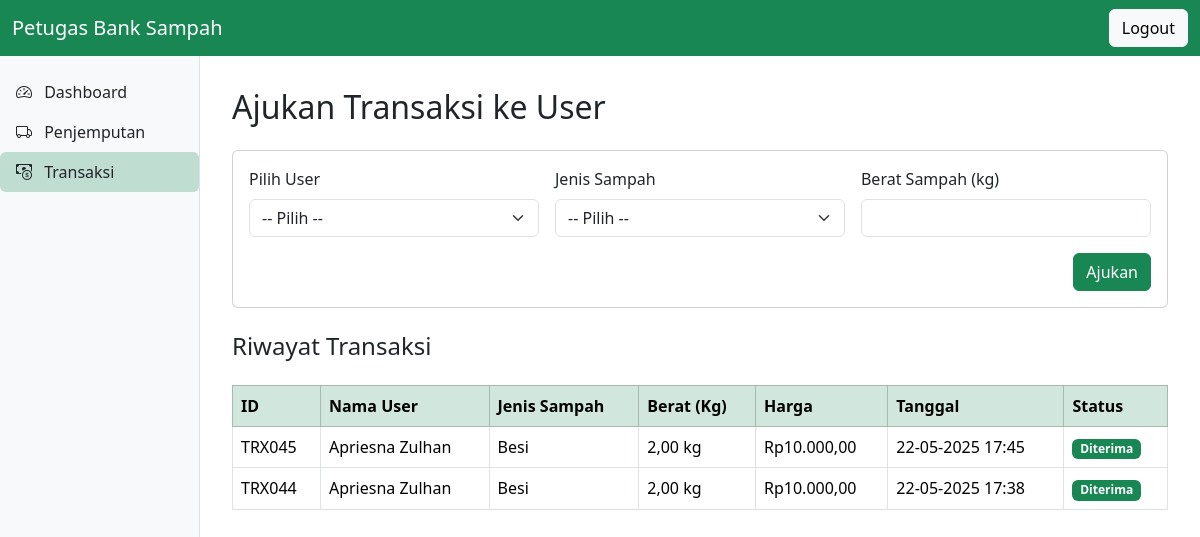
Page /petugas/petugas_transaksi.php (signed in) on the committed database.
### tables this page shows
CREATE TABLE `transaksi` (
  `id_transaksi` int(10) UNSIGNED NOT NULL,
  `id_petugas` int(10) UNSIGNED NOT NULL,
  `id_user` int(10) UNSIGNED NOT NULL,
  `id_sampah` int(10) UNSIGNED NOT NULL,
  `nama_sampah` varchar(255) NOT NULL,
  `jumlah` decimal(10,2) DEFAULT NULL,
  `harga` int(11) NOT NULL,
  `tanggal` datetime DEFAULT NULL,
  `status` enum('menunggu','diterima','ditolak') NOT NULL DEFAULT 'menunggu'
);

CREATE TABLE `user` (
  `id_user` int(10) UNSIGNED NOT NULL,
  `nama_user` varchar(100) NOT NULL,
  `username` varchar(100) NOT NULL,
  `password` varchar(255) NOT NULL,
  `no_hp` varchar(20) NOT NULL,
  `email` varchar(100) NOT NULL,
  `alamat` text DEFAULT NULL
);

### petugas/petugas_transaksi.php (the view, shortened to what this page needs)
<?php
include '../config/db.php';
$id_petugas = $_SESSION['user_id'];
$query = $conn->prepare("SELECT id_petugas FROM petugas WHERE id_petugas = ?");
$query->bind_param("s", $id_petugas);
$query->execute();
$result = $query->get_result();
$data = $result->fetch_assoc();
$id_petugas = $data['id_petugas'] ?? 0;
$riwayat = $conn->prepare("
    SELECT t.*, u.nama_user
    FROM transaksi t
    JOIN user u ON t.id_user = u.id_user
    WHERE t.id_petugas = ?
    ORDER BY t.tanggal DESC
");
$riwayat->bind_param("i", $id_petugas);
$riwayat->execute();
$riwayat_result = $riwayat->get_result();
?>
<!DOCTYPE html>
<html lang="id">
    <head>
        <link href="https://cdn.jsdelivr.net/npm/bootstrap@5.3.3/dist/css/bootstrap.min.css" rel="stylesheet">
        <link href="https://cdn.jsdelivr.net/npm/bootstrap-icons@1.10.5/font/bootstrap-icons.css" rel="stylesheet">
        <link href="../assets/css/petugas_transaksi.css" rel="stylesheet">
    </head>
    <body>
        <nav class="navbar navbar-expand-lg navbar-dark bg-success fixed-top">
            <div class="container-fluid">
                <a class="navbar-brand" href="#">Petugas Bank Sampah</a>
                <div class="d-flex">
                    <a href="../auth/logout.php" class="btn btn-light">Logout</a>
                </div>
            </div>
        </nav>
        <div class="custom-sidebar">
            <ul class="nav flex-column">
                <li class="nav-item">
                    <a class="nav-link text-dark px-3 py-2" href="petugas_dashboard.php">
                        <i class="bi bi-speedometer2 me-2"></i> Dashboard
                    </a>
                </li>
                <li class="nav-item">
                    <a class="nav-link text-dark px-3 py-2" href="petugas_penjemputan.php">
                        <i class="bi bi-truck me-2"></i> Penjemputan
                    </a>
                </li>
                <li class="nav-item">
                    <a class="nav-link active text-dark bg-success bg-opacity-25 rounded px-3 py-2" href="petugas_transaksi.php">
                        <i class="bi bi-cash-coin me-2"></i> Transaksi
                    </a>
                </li>
            </ul>
        </div>
        <main class="main-content">
            <h2 class="mb-4">Ajukan Transaksi ke User</h2>
            <div class="card mb-4">
                <div class="card-body">
                    <form method="POST" class="row g-3">
                        <div class="col-md-4">
                            <label for="id_user" class="form-label">Pilih User</label>
                            <select class="form-select" id="id_user" name="id_user" required>
                                <option value="">-- Pilih --</option>
                            </select>
                        </div>
                        <div class="col-md-4">
                            <label for="id_sampah" class="form-label">Jenis Sampah</label>
                            <select class="form-select" id="id_sampah" name="id_sampah" required>
                                <option value="">-- Pilih --</option>
                            </select>
                        </div>
                       <div class="col-md-4">
                            <label for="jumlah" class="form-label">Berat Sampah (kg)</label>
                            <input type="number" min="0.01" step="0.01" class="form-control" name="jumlah" required>
                        </div>
                        <div class="col-12 d-flex justify-content-end">
                            <button type="submit" class="btn btn-success">Ajukan</button>
                        </div>
                    </form>
                </div>
            </div>
            <h4>Riwayat Transaksi</h4>
            <div class="table-responsive">
                <table class="table table-bordered mt-3">
                    <thead class="table-success">
                        <tr>
                            <th>ID</th>
                            <th>Nama User</th>
                            <th>Jenis Sampah</th>
                            <th>Berat (Kg)</th>
                            <th>Harga</th>
                            <th>Tanggal</th>
                            <th>Status</th>
                        </tr>
                    </thead>
                    <tbody>
                        <?php if ($riwayat_result->num_rows > 0):
                            while ($row = $riwayat_result->fetch_assoc()):
                                $badge = $row['status'] === 'diterima' ? 'success' : ($row['status'] === 'ditolak' ? 'danger' : 'secondary');
                        ?>
                            <tr>
                                <td>TRX<?= str_pad($row['id_transaksi'], 3, '0', STR_PAD_LEFT) ?></td>
                                <td><?= htmlspecialchars($row['nama_user']) ?></td>
                                <td><?= htmlspecialchars($row['nama_sampah']) ?></td>
                                <td><?= number_format($row['jumlah'], 2, ',', '.') ?> kg</td>
                                <td>Rp<?= number_format($row['jumlah'] * $row['harga'], 2, ',', '.') ?></td>
                                <td><?= date('d-m-Y H:i', strtotime($row['tanggal'])) ?></td>
                                <td><span class="badge bg-<?= $badge ?>"><?= ucfirst($row['status']) ?></span></td>
                            </tr>
                        <?php endwhile; else: ?>
                            <tr><td colspan="7" class="text-center">Belum ada transaksi.</td></tr>
                        <?php endif; ?>
                    </tbody>
                </table>
            </div>
        </main>
    </body>
</html>

### assets/css/petugas_transaksi.css (style rules this page uses)
body { padding-top: 56px; overflow-x: hidden; }
.custom-sidebar { background-color: #f8f9fa; border-right: 1px solid #dee2e6; position: fixed; top: 56px; bottom: 0; left: 0; width: 200px; padding-top: 1rem; }
.main-content { margin-left: 200px; padding: 2rem; }
.table-responsive { overflow-x: auto; }

### rows in the picture
transaksi: id_transaksi "045", id_user.nama_user "Apriesna Zulhan", nama_sampah "Besi", jumlah "2,00", $row['jumlah'] * $row['harga'] "10.000,00", tanggal "22-05-2025 17:45", status "Diterima"
transaksi: id_transaksi "044", id_user.nama_user "Apriesna Zulhan", nama_sampah "Besi", jumlah "2,00", $row['jumlah'] * $row['harga'] "10.000,00", tanggal "22-05-2025 17:38", status "Diterima"
